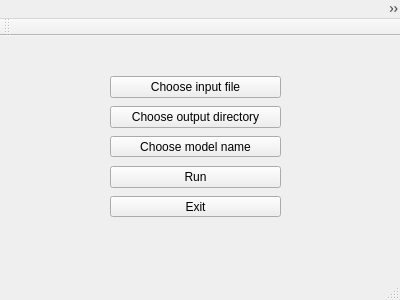
<?xml version="1.0" encoding="UTF-8"?>
<ui version="4.0">
 <class>MainWindow</class>
 <widget class="QMainWindow" name="MainWindow">
  <property name="geometry">
   <rect>
    <x>0</x>
    <y>0</y>
    <width>400</width>
    <height>300</height>
   </rect>
  </property>
  <property name="windowTitle">
   <string>MainWindow</string>
  </property>
  <widget class="QWidget" name="centralWidget">
   <widget class="QPushButton" name="pushButton">
    <property name="geometry">
     <rect>
      <x>110</x>
      <y>40</y>
      <width>171</width>
      <height>22</height>
     </rect>
    </property>
    <property name="text">
     <string>Choose input file</string>
    </property>
   </widget>
   <widget class="QPushButton" name="pushButton_2">
    <property name="geometry">
     <rect>
      <x>110</x>
      <y>70</y>
      <width>171</width>
      <height>22</height>
     </rect>
    </property>
    <property name="text">
     <string>Choose output directory</string>
    </property>
   </widget>
   <widget class="QPushButton" name="pushButton_3">
    <property name="geometry">
     <rect>
      <x>110</x>
      <y>130</y>
      <width>171</width>
      <height>22</height>
     </rect>
    </property>
    <property name="text">
     <string>Run</string>
    </property>
   </widget>
   <widget class="QPushButton" name="pushButton_5">
    <property name="geometry">
     <rect>
      <x>110</x>
      <y>100</y>
      <width>171</width>
      <height>21</height>
     </rect>
    </property>
    <property name="text">
     <string>Choose model name</string>
    </property>
   </widget>
   <widget class="QPushButton" name="pushButton_4">
    <property name="geometry">
     <rect>
      <x>110</x>
      <y>160</y>
      <width>171</width>
      <height>21</height>
     </rect>
    </property>
    <property name="text">
     <string>Exit</string>
    </property>
   </widget>
  </widget>
  <widget class="QMenuBar" name="menuBar">
   <property name="geometry">
    <rect>
     <x>0</x>
     <y>0</y>
     <width>400</width>
     <height>19</height>
    </rect>
   </property>
   <widget class="QMenu" name="menuMDCCRN_monoticity_dependencies_calculation_in_chemical_reaction_networks">
    <property name="title">
     <string>MDCCRN - monoticity dependencies calculation in chemical reaction networks</string>
    </property>
   </widget>
   <addaction name="menuMDCCRN_monoticity_dependencies_calculation_in_chemical_reaction_networks"/>
  </widget>
  <widget class="QToolBar" name="mainToolBar">
   <attribute name="toolBarArea">
    <enum>TopToolBarArea</enum>
   </attribute>
   <attribute name="toolBarBreak">
    <bool>false</bool>
   </attribute>
  </widget>
  <widget class="QStatusBar" name="statusBar"/>
  <action name="actionMDCCRN_monoticity_dependencies_calculation_in_chemical_reaction_networks">
   <property name="text">
    <string>MDCCRN - monoticity dependencies calculation in chemical reaction networks</string>
   </property>
  </action>
 </widget>
 <layoutdefault spacing="6" margin="11"/>
 <resources/>
 <connections/>
</ui>
